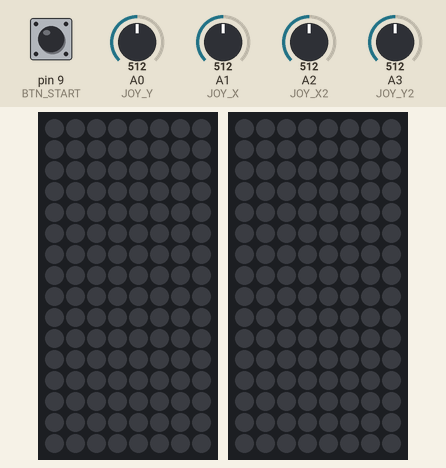
Recording of a sketch running on a simulated Arduino Uno, built with avr-gcc and run on an emulated ATmega328P. Shown: 2 × 8×16 RGB LED matrix (first LED top left, wired row by row). The inputs (shaded band) are chosen by the test bench; at power-on: pin 9 (BTN_START) HIGH, A0 (JOY_Y) = 512, A3 (JOY_Y2) = 512, A1 (JOY_X) = 512, A2 (JOY_X2) = 512. Dim RGB values are drawn brighter than linear; random numbers use the default seed unless the sketch sets one.

Above: at 1.2 s.
1.3 s: pin 9 (BTN_START) pulled LOW for 0.15 s
At 2.4 s:
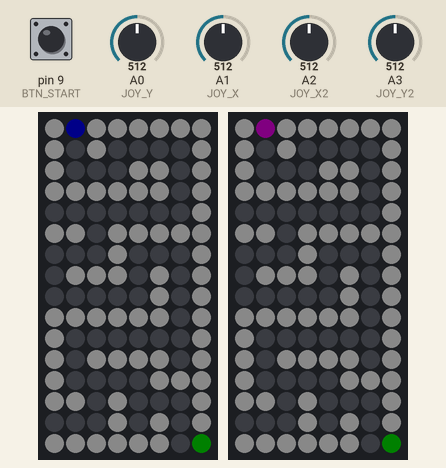
3.1 s: A0 (JOY_Y) set to 50
At 4.1 s:
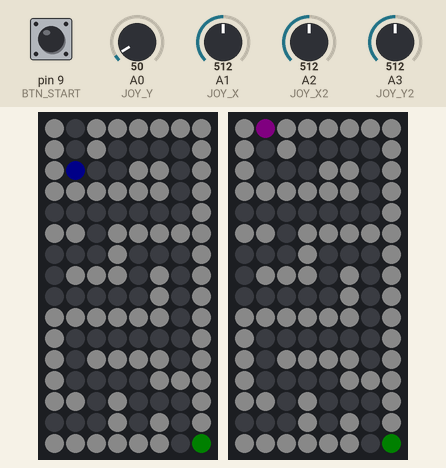
5.0 s: A3 (JOY_Y2) set to 50
At 5.8 s:
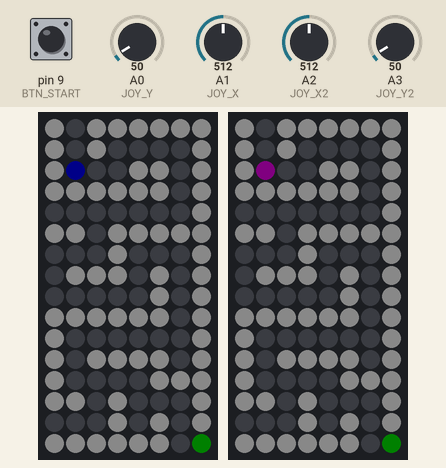
6.9 s: A0 (JOY_Y) set to 992
At 8.5 s:
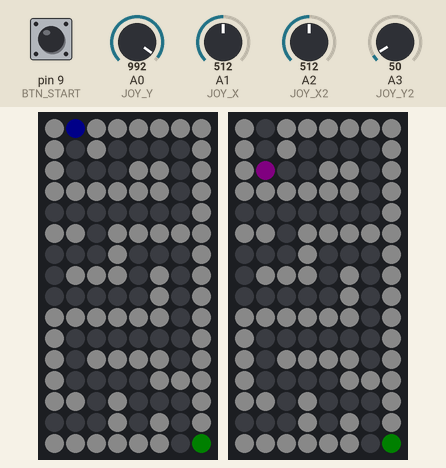
8.8 s: A3 (JOY_Y2) set to 992
At 8.92 s:
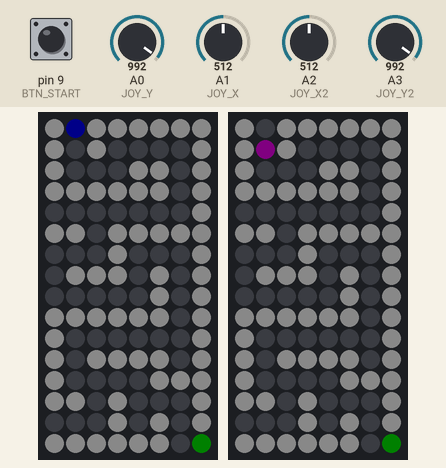
Timing chart, 0 to 11.5 s (numbered marks = the images above; inputs shaded):
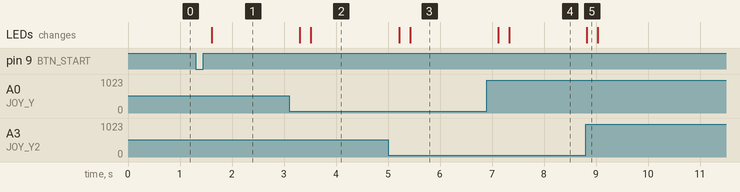

The sketch:

projeto_ia.ino
```cpp
#include <FastLED.h>

#define LED_PIN     8
#define LED_WIDTH   8
#define LED_HEIGHT  16
#define NUM_LEDS    (LED_WIDTH * LED_HEIGHT)
#define COLOR_ORDER GRB
#define CHIPSET     WS2812B
#define BRIGHTNESS  10

#define LED_PIN2     10

const int JOY_X = A1;
const int JOY_Y = A0;
const int JOY_X2 = A2;
const int JOY_Y2 = A3;
const int JOY_THRESHOLD = 400;  // deadzone threshold

unsigned long lastMoveTime1 = 0;
unsigned long lastMoveTime2 = 0;
const unsigned long moveDelay = 100; // milliseconds between moves


CRGB leds[NUM_LEDS];
CRGB leds2[NUM_LEDS];


const int BTN_START = 9;

const int NUM_MAZES = 6;
int currentMaze1 = 0;
int currentMaze2 = 0;
// int currentMaze1 = 6;
// int currentMaze2 = 6;
bool gameOver = false;
bool gameStarted = false;


const byte mazes[NUM_MAZES][16][8] PROGMEM  = {
 {
    {1,0,1,1,1,1,1,1},
    {1,0,1,0,0,0,0,1},
    {1,0,0,0,1,1,0,1},
    {1,1,1,1,1,1,0,1},
    {0,0,0,0,0,0,0,1},
    {1,1,0,1,1,1,1,1},
    {0,0,0,1,0,0,0,1},
    {0,1,1,1,0,1,0,1},
    {0,0,0,0,0,1,0,1},
    {1,1,1,1,1,1,0,1},
    {1,0,0,0,0,0,0,1},
    {1,0,1,1,1,1,0,1},
    {1,0,0,0,0,1,1,1},
    {1,1,0,1,0,0,0,1},
    {0,0,0,1,0,1,0,1},
    {1,1,1,1,1,1,0,2}
  },
  {
    {1,1,1,1,2,1,0,1},
    {0,0,0,1,0,1,0,1},
    {1,1,0,0,0,1,0,0},
    {0,0,0,1,1,1,1,0},
    {0,1,1,1,0,0,0,0},
    {0,0,1,1,0,1,1,1},
    {1,0,1,0,0,0,0,0},
    {1,0,0,0,1,1,1,0},
    {1,1,1,1,1,1,1,0},
    {0,1,1,1,0,0,0,0},
    {0,0,0,1,0,1,0,1},
    {0,1,0,0,0,1,0,1},
    {0,1,1,1,1,1,1,1},
    {0,1,1,0,0,0,1,1},
    {0,0,1,0,1,0,0,0},
    {1,0,0,0,1,1,1,1}
  },
  {
    {1,1,1,1,1,0,1,1},
    {0,0,0,0,0,0,0,0},
    {0,1,0,1,1,0,1,1},
    {1,1,0,1,1,0,0,0},
    {0,0,0,1,1,0,1,1},
    {0,1,1,1,0,0,0,0},
    {0,0,0,1,1,1,1,0},
    {1,1,0,0,0,0,1,0},
    {0,1,1,1,1,0,1,0},
    {0,0,0,0,0,0,1,0},
    {0,1,1,1,1,0,1,0},
    {0,0,0,1,1,1,1,0},
    {1,1,0,1,0,0,0,0},
    {0,0,0,1,0,1,1,0},
    {0,1,1,1,0,0,1,0},
    {0,1,2,0,0,1,1,0}
  },
  {
    {1,1,1,0,1,1,1,1},
    {2,0,0,0,0,1,0,1},
    {1,1,1,1,0,0,0,1},
    {1,0,0,0,0,1,0,0},
    {1,0,1,1,1,1,1,0},
    {1,0,0,0,0,0,1,0},
    {1,1,1,1,1,0,1,0},
    {0,0,0,1,0,0,1,1},
    {1,1,0,1,0,1,1,1},
    {0,0,0,1,0,0,0,0},
    {0,1,1,1,1,1,1,0},
    {0,0,0,0,1,0,0,0},
    {1,0,1,0,1,0,1,1},
    {1,0,0,0,1,0,0,0},
    {1,0,1,0,1,1,1,0},
    {0,0,1,0,0,0,0,0}
  },
  {
    {0,0,0,1,1,1,1,1},
    {0,1,0,0,0,0,1,1},
    {0,1,1,1,1,0,1,1},
    {0,0,0,0,1,0,0,0},
    {1,1,0,1,1,1,1,1},
    {0,0,0,0,0,1,1,1},
    {0,1,1,1,0,0,0,0},
    {1,1,1,1,1,1,1,0},
    {1,0,0,0,1,0,0,0},
    {1,0,1,0,1,0,1,1},
    {1,0,1,0,0,0,0,0},
    {1,0,1,1,1,1,1,0},
    {1,0,0,0,1,1,1,0},
    {1,1,1,0,0,0,1,0},
    {2,0,1,1,1,0,1,1},
    {1,0,0,0,0,0,0,0}
  },
  {
    {0,0,0,0,1,1,1,1},
    {1,1,1,0,0,0,0,0},
    {1,0,0,0,1,0,1,0},
    {1,0,1,1,1,0,1,0},
    {1,0,0,1,0,0,1,1},
    {1,1,0,1,1,0,1,1},
    {0,0,0,1,0,0,0,2},
    {0,1,1,1,1,1,1,1},
    {0,1,0,0,0,1,1,1},
    {0,0,0,1,0,0,0,0},
    {1,1,1,1,1,1,1,0},
    {0,0,0,0,0,1,1,0},
    {0,1,1,1,0,1,0,0},
    {0,0,1,0,0,1,0,1},
    {1,0,1,0,1,1,0,1},
    {1,0,1,0,0,0,0,1}
  }
};

int startPositions[NUM_MAZES][2] = {
  {1, 0},
  {7, 14},
  {0, 15},
  {0, 7},
  {7, 3},
  {1, 15}
};

int playerX = startPositions[0][0];
int playerY = startPositions[0][1];
// int playerX = startPositions[5][0];
// int playerY = startPositions[5][1];
int playerX2 = startPositions[0][0];
int playerY2 = startPositions[0][1];


int XY(int x, int y) {
  return y * LED_WIDTH + x; // row-major layout
}


void setup() {
  Serial.begin(9600);
  FastLED.addLeds<CHIPSET, LED_PIN, COLOR_ORDER>(leds, NUM_LEDS);
  FastLED.addLeds<CHIPSET, LED_PIN2, COLOR_ORDER>(leds2, NUM_LEDS);

  FastLED.setBrightness(BRIGHTNESS);
  FastLED.clear();
  FastLED.show();

  pinMode(JOY_X, INPUT);
  pinMode(JOY_Y, INPUT);


  pinMode(BTN_START, INPUT_PULLUP);

}

void desenharLabirinto();


void loop() {

  if (!gameStarted) {
    if (digitalRead(BTN_START) == LOW) {
      gameStarted = true;
      gameOver = false;
      currentMaze1 = 0;
      currentMaze2 = 0;
      // currentMaze1 = 6;
      // currentMaze2 = 6;
      playerX = startPositions[0][0];
      playerY = startPositions[0][1];
      playerX2 = startPositions[0][0];
      playerY2 = startPositions[0][1];
      delay(300);
    }
    return;
  }

  if (!gameOver) {
  if (currentMaze1 < NUM_MAZES) moverJogador();
  if (currentMaze2 < NUM_MAZES) moverJogador2();

  desenharLabirinto();
  desenharLabirinto2();
  FastLED.show();

  if (currentMaze1 >= NUM_MAZES || currentMaze2 >= NUM_MAZES) {
    gameOver = true;

    // Display animations based on who won
    if (currentMaze1 >= NUM_MAZES) {
      Serial.println("🏁 Player 1 wins!");
      dualWinAnimation(leds, leds2);
    } else if (currentMaze2 >= NUM_MAZES) {
      Serial.println("🏁 Player 2 wins!");
      dualWinAnimation(leds2, leds);
    }


    // Clear LEDs after animation
    FastLED.clear();
    FastLED.show();

    gameStarted = false;
  }
} else {
    FastLED.clear();
    FastLED.show();
    delay(1000);
  }


  delay(200);
}


void moverJogador() {
  if (millis() - lastMoveTime1 < moveDelay) return; // wait before allowing next move

  int novoX = playerX;
  int novoY = playerY;

  int xVal = analogRead(JOY_X);
  int yVal = analogRead(JOY_Y);

  bool moved = false;

  if (yVal < 512 - JOY_THRESHOLD) {
    novoY++;
    moved = true;
  } else if (yVal > 512 + JOY_THRESHOLD) {
    novoY--;
    moved = true;
  } else if (xVal < 512 - JOY_THRESHOLD) {
    novoX--;
    moved = true;
  } else if (xVal > 512 + JOY_THRESHOLD) {
    novoX++;
    moved = true;
  }

  if (moved) {
    lastMoveTime1 = millis();  // reset timer only on attempted move

    if (novoX >= 0 && novoX < LED_WIDTH && novoY >= 0 && novoY < LED_HEIGHT) {
      if (pgm_read_byte(&(mazes[currentMaze1][novoY][novoX])) != 1) {
        playerX = novoX;
        playerY = novoY;
      }
    }

    if (pgm_read_byte(&(mazes[currentMaze1][playerY][playerX])) == 2) {
      Serial.println("Player 1 reached the goal!");
      currentMaze1++;
      if (currentMaze1 < NUM_MAZES) {
        playerX = startPositions[currentMaze1][0];
        playerY = startPositions[currentMaze1][1];
      }
      delay(500);
    }
  }
}


void moverJogador2() {
  if (millis() - lastMoveTime2 < moveDelay) return;

  int novoX = playerX2;
  int novoY = playerY2;

  int xVal = analogRead(JOY_X2);
  int yVal = analogRead(JOY_Y2);

  bool moved = false;

  if (yVal < 512 - JOY_THRESHOLD) {
    novoY++;
    moved = true;
  } else if (yVal > 512 + JOY_THRESHOLD) {
    novoY--;
    moved = true;
  } else if (xVal < 512 - JOY_THRESHOLD) {
    novoX--;
    moved = true;
  } else if (xVal > 512 + JOY_THRESHOLD) {
    novoX++;
    moved = true;
  }

  if (moved) {
    lastMoveTime2 = millis();

    if (novoX >= 0 && novoX < LED_WIDTH && novoY >= 0 && novoY < LED_HEIGHT) {
      if (pgm_read_byte(&(mazes[currentMaze2][novoY][novoX])) != 1) {
        playerX2 = novoX;
        playerY2 = novoY;
      }
    }

    if (pgm_read_byte(&(mazes[currentMaze2][playerY2][playerX2])) == 2) {
      Serial.println("Player 2 reached the goal!");
      currentMaze2++;
      if (currentMaze2 < NUM_MAZES) {
        playerX2 = startPositions[currentMaze2][0];
        playerY2 = startPositions[currentMaze2][1];
      }
      delay(500);
    }
  }
}


void desenharLabirinto() {
  fill_solid(leds, NUM_LEDS, CRGB::Black);  // Only clears leds[] for matrix 1


  // Draw maze 1 (Player 1)
  if (currentMaze1 < NUM_MAZES) {
    for (int x = 0; x < LED_WIDTH; x++) {
      for (int y = 0; y < LED_HEIGHT; y++) {
        byte tile = pgm_read_byte(&(mazes[currentMaze1][y][x]));


        if (tile == 1) leds[XY(x, y)] = CRGB::White; //cor das paredes
        else if (tile == 2) leds[XY(x, y)] = CRGB::Green; //cor da meta
      }
    }
    leds[XY(playerX, playerY)] = CRGB::Blue; //cor player 1
  }

}

void desenharLabirinto2() {
  fill_solid(leds2, NUM_LEDS, CRGB::Black);

  if (currentMaze2 < NUM_MAZES) {
    for (int x = 0; x < LED_WIDTH; x++) {
      for (int y = 0; y < LED_HEIGHT; y++) {
        byte tile = pgm_read_byte(&(mazes[currentMaze2][y][x]));


        if (tile == 1) leds2[XY(x, y)] = CRGB::White;
        else if (tile == 2) leds2[XY(x, y)] = CRGB::Green;
      }
    }
    leds2[XY(playerX2, playerY2)] = CRGB::Purple;
  }

}

void dualWinAnimation(CRGB* leds1, CRGB* leds2) {
  for (int t = 0; t < 60; t++) {  // Runs for ~3 seconds

    uint8_t baseHue = t * 8;

    // === Rainbow animation for leds1 ===
    fill_rainbow(leds1, NUM_LEDS, baseHue, 10);
    for (int i = 0; i < NUM_LEDS; i++) {
      if (random8() < 40) {
        leds1[i] = CHSV(random8(), 255, 255);
      } else {
        leds1[i].fadeToBlackBy(random8(10, 40));
      }
    }

    // === Red flashing animation for leds2 ===
    CRGB flashColor = (t % 10 < 5) ? CRGB::Red : CRGB::Black;
    fill_solid(leds2, NUM_LEDS, flashColor);

    FastLED.show();
    delay(50);
  }
}


// void rainbowAnimation(CRGB* ledsArray) {
//   for (int t = 0; t < 60; t++) {  // ~3 seconds at 50ms/frame
//     uint8_t baseHue = t * 8;      // Rapid hue shifting

//     // Fill rainbow pattern
//     fill_rainbow(ledsArray, NUM_LEDS, baseHue, 10);

//     // Add sparkle/flicker effect
//     for (int i = 0; i < NUM_LEDS; i++) {
//       if (random8() < 40) { // ~15% chance to sparkle
//         ledsArray[i] = CHSV(random8(), 255, 255); // Random color sparkle
//       } else {
//         ledsArray[i].fadeToBlackBy(random8(10, 40)); // Random dimming for flicker
//       }
//     }

//     FastLED.show();
//     delay(50); // Faster for more excitement
//   }
// }


// void redFlashAnimation(CRGB* ledsArray) {
//   for (int t = 0; t < 10; t++) { // Flash red 10 times over 5 seconds
//     fill_solid(ledsArray, NUM_LEDS, t % 2 == 0 ? CRGB::Red : CRGB::Black);
//     FastLED.show();
//     delay(500);
//   }
// }
```

Measured:
- after the input at 1.3 s, the LEDs: change after 0.31 s (image 1)
- after the input at 3.1 s, the LEDs: first change after 0.21 s (image 2 shows a later state)
- after the input at 5.0 s, the LEDs: first change after 0.21 s (image 3 shows a later state)
- after the input at 6.9 s, the LEDs: first change after 0.22 s (image 4 shows a later state)
- after the input at 8.8 s, the LEDs: change at once (image 5)
